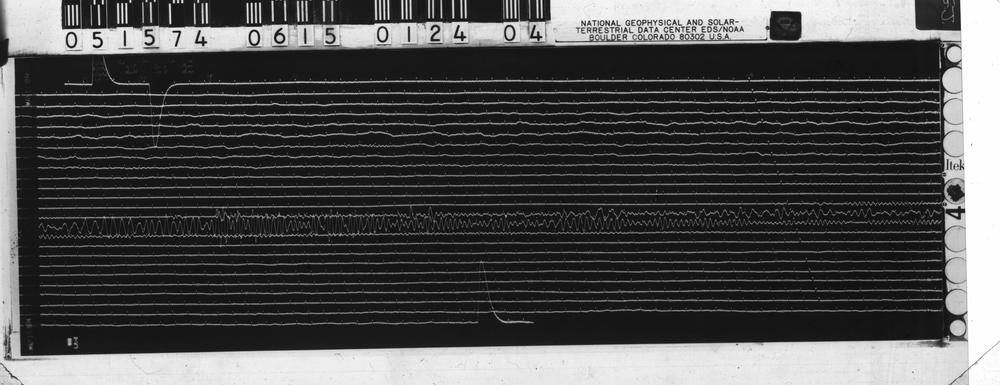
#> input picture in/dummy-seismo-small.png, 1000 x 385 px, shrunk from 3863 x 1488 before the run
$ python -i Intersection_Detection.py   (imports and definitions only)   (Python 2 division)
#> lines starting #> are read from the running program, lines starting #| are printed output that depends on the picture; after the words box and inside, x2 and y2 are one past the last pixel; in counts of white or black regions, pixels touching at a corner belong together
# -*- coding: utf-8 -*-
"""
Created on Thu Jan 29 14:38:19 2015

@author: benamy
"""

import numpy as np
from matplotlib.pyplot import imread
import csv
from scipy.signal import convolve2d
from scipy.ndimage import label

from skimage.morphology import medial_axis
from skimage import color
from skimage.io import imsave
from skimage.draw import circle

import geojson

class IntersectionCollection:
  '''
  The IntersectionCollection class stores intersection data
  generated by find_intersections(), and can export the data
  as a black and white image, or as a GeoJSON FeatureCollection.

  Attributes
  -------------
  intersections : list of coordinate pairs
    The centers of intersection regions.
  radii : list of doubles
    The radii of intersection regions.
  shape : tuple or 1-D numpy array
    The dimensions of the original image.
  '''
  # [31 lines left out: functions __init__, exportAsGeoJSON, exportAsImage, not called in this run]

  # [9 lines of commented-out code are left out]

def find_intersections_from_file_path(input_path):
#> called with input_path = 'in/dummy-seismo-small.png'
  image = imread(input_path)
#> image is the input picture: shape (385, 1000) float32; min 0, max 1, mean 0.309
  image = color.rgb2gray(image)
  return find_intersections(image)
#> in find_intersections, `image_skel,dist = medial_axis(image_bin, return_distance = True)`:
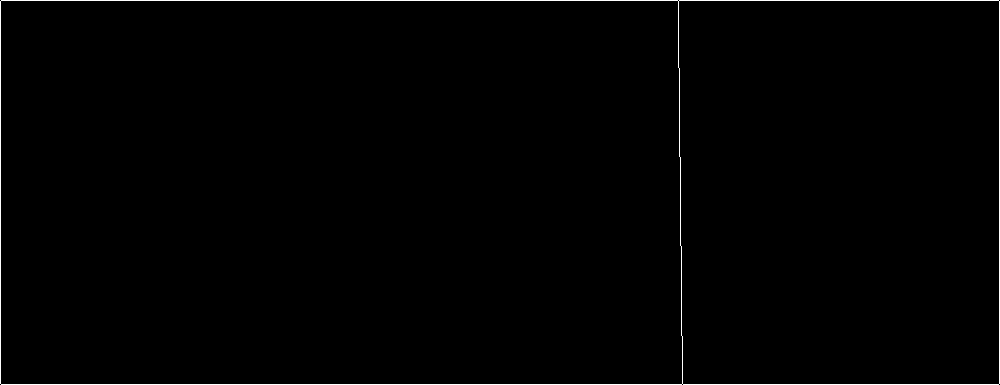
#> image_skel: shape (385, 1000) bool; 0.82% white in thin lines or dots
#> in find_intersections, `image_skel,dist = medial_axis(image_bin, return_distance = True)`:
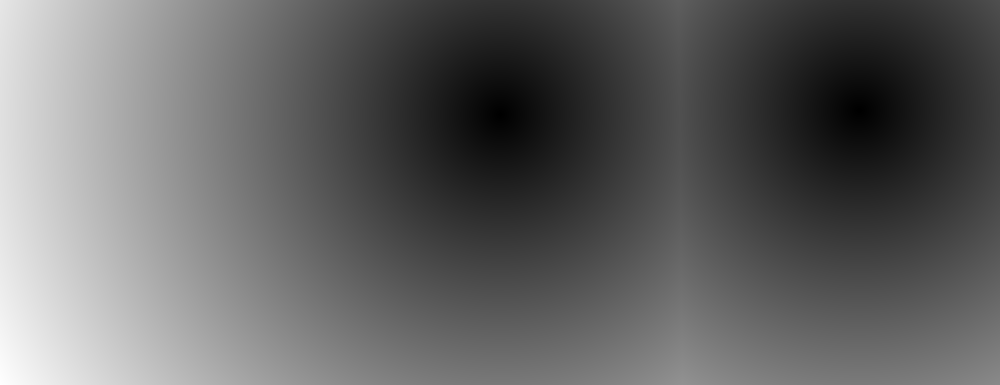
#> dist: shape (385, 1000) float64; min 0, max 568.2, mean 222.3; drawn with min black and max white

def find_intersections(image_bin, image_skel=None, dist=None,
             dendrite_threshold = 2.5, figure=True, labels=False):
  '''
  Finds the intersections of traces by skeletonizing the image.

  Parameters
  -------------
  image_bin : 2-D Boolean numpy array
    A binary image.
  image_skel : 2-D Boolean numpy array, optional
    The medial axis skeleton of image_bin.
  dist : 2-D numpy array, optional
    The distance transform of image_bin.
  dendrite_threshold: float
    This parameter adjusts the sensitivity of the detection algorithm.
    The number is used to compare the sizes of candidate intersections with
    the sizes of the branching traces. Lower numbers make the algorithm
    more sensitive.
  figure : bool, optional
    If True, function outputs a binary image with
    pixels in intersection regions set to True. If set to False,
    function outputs a list of circular regions making up the
    intersections.
  labels : bool, optional
    If False (default), output is a binary image. If True, the
    output of the function is an array with each intersection
    region given a unique ID.

  Returns
  ----------
  image_intersections : IntersectionCollection
    An object containing all intersection and radius data,
    and providing functions to export the data to a file.
  '''
  if (image_skel == None) or (dist == None):
    image_skel,dist = medial_axis(image_bin, return_distance = True)
  else:
    image_skel = np.copy(image_skel)
    dist = np.copy(dist)
  image_dead_ends = find_dead_ends(image_skel)
#> in find_dead_ends, `skeleton = skeleton.astype(int)`: skeleton: shape (385, 1000) int64; values 0 (black) and 1 (white), 0.82% white in thin lines or dots
#> in find_dead_ends, `dead_ends = convolve2d(skeleton, kernel, mode='same')`:
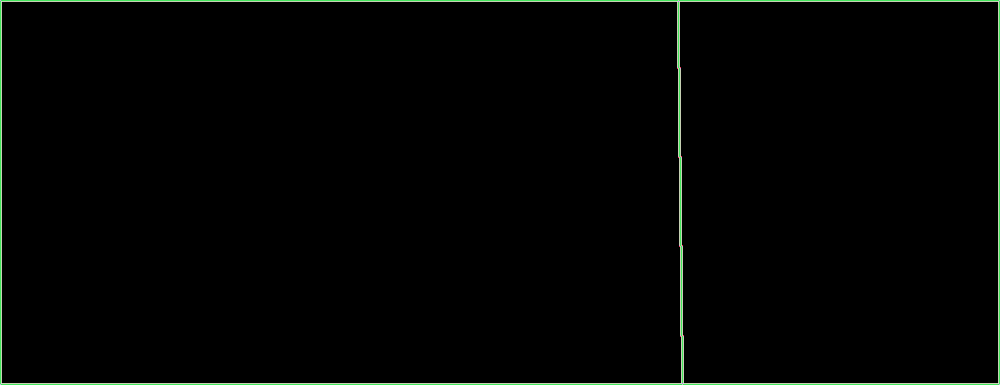
#> dead_ends: shape (385, 1000) int64; 7 distinct labels, from 0 to 13; one colour per label, 0 black
#> in find_dead_ends, `dead_ends = dead_ends == 11`: dead_ends: shape (385, 1000) bool; every value is 0
#> in find_dead_ends, `dead_end_indices = np.argwhere(dead_ends)`: dead_end_indices = empty array
  dendrites = get_all_pixel_paths(image_skel,image_dead_ends,
                  max_path_length = 50)

  # To differentiate between "dendrites" and traces that happen to
  # reach a dead end, d_threshold is the minimum ratio of the displacement
  # of the pixel path and the width of the trace where the pixel
  # path connects with other paths for the path to be considered
  # a trace. If the ratio falls below this threshold, the path is
  # considered a "dendrite" and removed.
  for d in dendrites:
    pix_i = d[0]
    pix_f = d[-1]
    dendrite_displacement = np.sqrt( (pix_i[0] - pix_f[0]) ** 2 +
                   (pix_i[1] - pix_f[1]) ** 2)
    if dendrite_displacement < (dendrite_threshold *
                  dist[pix_f[0], pix_f[1]]):
      remove_pixels(image_skel,d)

  intersections, degrees = find_junctions(image_skel)
  radii = get_intersection_sizes(intersections, dist)
  if figure:
    image_intersections = mark_coords(image_bin.shape, intersections)
    expand_junctions(image_intersections, intersections, radii)
    #image_intersections = image_intersections.astype(float)
    return image_intersections
  else:
    return IntersectionCollection(intersections, radii, image_skel.shape)

def find_dead_ends(skeleton):
  '''
  Finds dead ends in the skeletonized image. It does this by finding
  pixels in the skeleton (labeled True in the image) that are
  adjacent to exactly one other pixel in the skeleton. Adjacent, in this
  case, includes the four diagonal pixels.

  Parameters
  ------------
  skeleton : 2-D Boolean numpy array
    A binary image of the skeleton.

  Returns
  --------
  dead_end_indices : ndarray
    A 2-D array with two columns, listing the indices of the
    dead-end pixels in the image.
  '''
  skeleton = skeleton.astype(int)
  kernel = np.array([[1,1,1],[1,10,1],[1,1,1]])
  dead_ends = convolve2d(skeleton, kernel, mode='same')
  dead_ends = dead_ends == 11
  dead_end_indices = np.argwhere(dead_ends)
  return dead_end_indices

def find_junctions(skeleton):
  '''
  Finds junctions in the skeletonized image. It does this by finding
  pixels in the skeleton (labeled True in the image) that are
  adjacent to three or more other pixels in the skeleton. Adjacent,
  in this case, includes the four diagonal pixels.

  Parameters
  ------------
  skeleton : 2-D Boolean numpy array
    A binary image of the skeleton.

  Returns
  --------
  junctions : ndarray
    A 2-D array with two columns, listing the indices of the
    pixels determined to be junctions.
  degrees : numpy array
    A 1-D array, with the same number of rows as junctions,
    listing the degree (number of adjacent pixels in skeleton)
    of each junction.
  '''
  skeleton = skeleton.astype(int)
  kernel = np.array([[1,1,1],[1,10,1],[1,1,1]])
  connectivity = convolve2d(skeleton,kernel, mode='same')
  connectivity = connectivity - 10
  junctions = connectivity >= 3
  junctions = np.argwhere(junctions)
  degrees = connectivity[junctions[:,0], junctions[:,1]]
  return (junctions, degrees)

# [65 lines left out: function get_pixel_path, not called in this run]

def get_all_pixel_paths(pixel_array, dead_ends, max_path_length=-1):
  '''
  Makes calls to get_pixel_path for all the dead ends passed to it.
  Only returns paths of pixels that are connected to other pixel paths.

  Parameters
  -------------
  pixel_array : 2-D Boolean array
    The skeletonized image.
  dead_ends : list of coordinate pairs (as 1x2 numpy arrays)

  max_path_length : int
    The maximum length of a pixel path. Function returns the pixel
    path if this limit has been reached.

  Returns
  ---------
  paths : list of lists of coordinate pairs (as 1x2 numpy arrays)
    A list that contains the pixel_path outputs from calls to the
    get_pixel_path function.
  '''
  paths = []
  for d_e in dead_ends:
    conn, path = get_pixel_path(pixel_array, d_e, max_path_length)
    if conn >= 2:
      paths.append(path)
  return paths

# [14 lines left out: function remove_pixels, not called in this run]


def mark_coords(shape, coords):
  '''
  Given dimensions and a list of coordinates, this function
  creates a Boolean array that is True at all the locations specified
  and False everywhere else.

  Parameters
  ------------
  shape : tuple or 1-D numpy array
    The dimensions of the array to be created
  pixels_to_remove : list of numpy arrays or tuples
    A list of coordinates corresponding to locations in pixel_array.

  Returns
  ---------
  markers : Boolean numpy array
    Values are True in the locations specified in coords.
  '''
  markers = np.zeros(shape, dtype=bool)
  for x in coords:
    markers[x[0],x[1]] = True
  return markers

# [9 lines left out: function color_markers, not called in this run]

def draw_circle(image,coords,radius):
  '''
  Sets all values of an array in a circular region to True.

  Parameters
  -----------
  image : Boolean numpy array
    A binary image.
  coords : A tuple or 1-D numpy array
    The coordinates of the center of the circle.
  radius : double
    Radius of circle.
  '''
  rr, cc = circle(coords[0], coords[1], radius, shape = image.shape)
  image[rr, cc] = True

def expand_junctions(image, junctions, radii):
  '''
  Expands the 1-pixel junctions into circular regions.

  Parameters
  -----------
  image : Boolean numpy array
    A binary image, either entirely False or with only pixels inside the
    intersection regions marked as True.
  junctions : list of coordinate pairs
    Coordinates where pixel paths meet.
  radii : list of doubles
    The radii of circles to draw around the junctions to create the
    intersection regions.
  '''
  for center,radius in zip(junctions,radii):
    draw_circle(image,center,radius)

def get_intersection_sizes(intersections,distance_transform):
  '''
  Finds the distances of the shortest paths from each junction
  to the edges of the trace.

  Parameters
  ------------
  intersections : list of coordinate pairs
    The coordinates of junctions.
  distance_transform : numpy array
    An array containing the distance transform of a binary image.

  Returns
  --------
  sizes : list of doubles
    The radii of the largest circles that can be drawn around pixels
    listed in intersections that do not include background pixels.
  '''
  sizes = []
  for i in intersections:
    sizes.append(distance_transform[i[0],i[1]])
  return sizes

# [7 lines left out: function output_intersections, not called in this run]

>>> result = find_intersections_from_file_path('in/dummy-seismo-small.png')
#> after the loop in get_all_pixel_paths, `for d_e in dead_ends:`: paths = []
#> in find_junctions, `junctions = connectivity >= 3`:
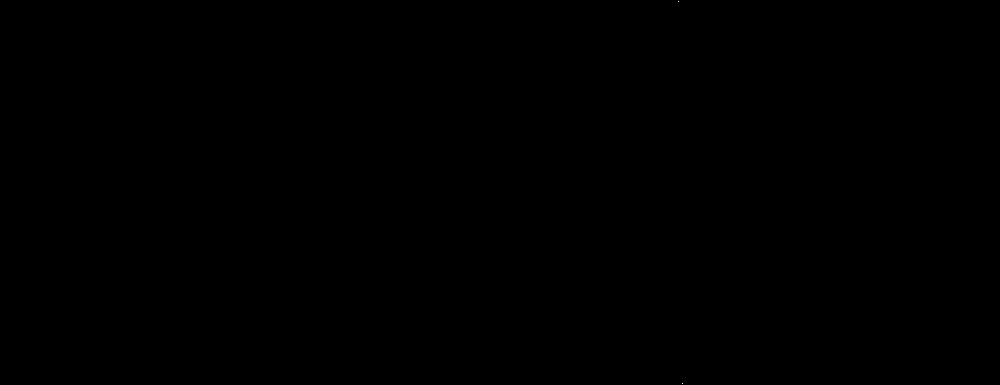
#> junctions: shape (385, 1000) bool; 0% white in thin lines or dots, all inside (x1, y1, x2, y2) = (678, 1, 683, 384)
#> in find_junctions, `junctions = np.argwhere(junctions)`: junctions = [[1, 678], [383, 682]]
#> in find_junctions, `degrees = connectivity[junctions[:,0], junctions[:,1]]`: degrees = [3, 3]
#> in find_intersections, `intersections, degrees = find_junctions(image_skel)`: intersections = [[1, 678], [383, 682]]; degrees = [3, 3]
#> the loop in get_intersection_sizes, `for i in intersections:` made 2 passes
#> after the loop in get_intersection_sizes, `for i in intersections:`: sizes = [210.4, 324.8]
#> the loop in mark_coords, `for x in coords:` made 2 passes
#> the loop in expand_junctions, `for center,radius in zip(junctions,radii):` made 2 passes
#> radius on passes 1 to 2: 210.4, 324.8
#> after the loop in expand_junctions, `for center,radius in zip(junctions,radii):`:
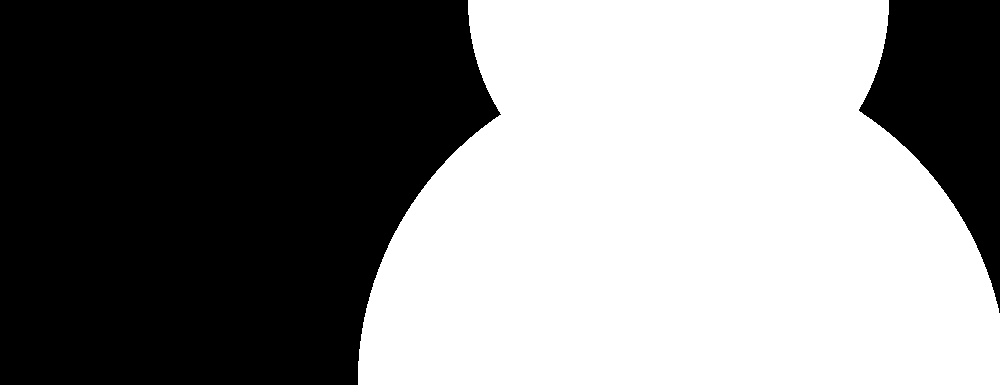
#> image: shape (385, 1000) bool; 51.5% white; 2 black regions, box (x1, y1, x2, y2) and area: (0, 0, 501, 385) 162967, (859, 0, 1000, 313) 23684
